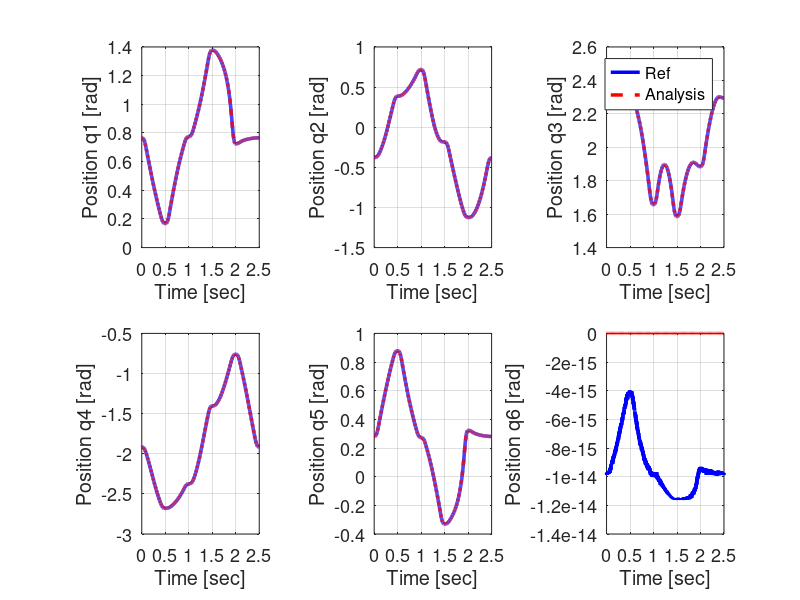
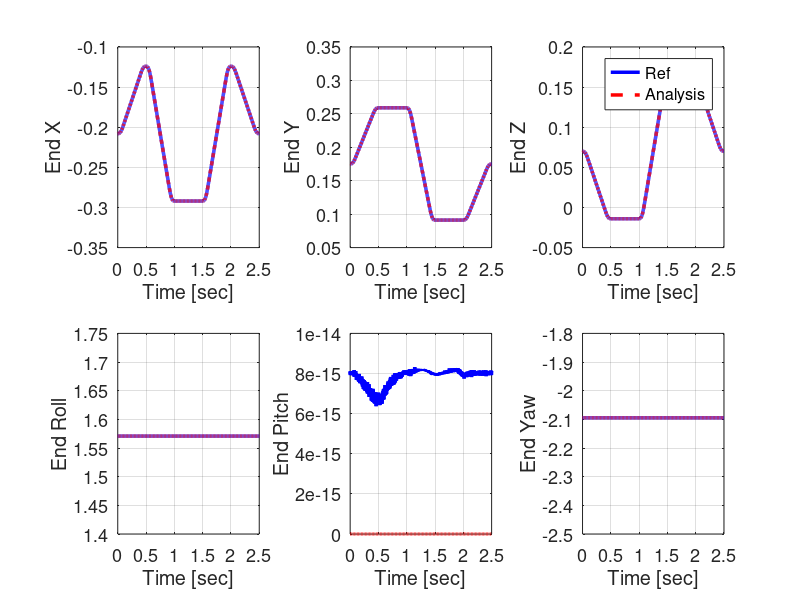
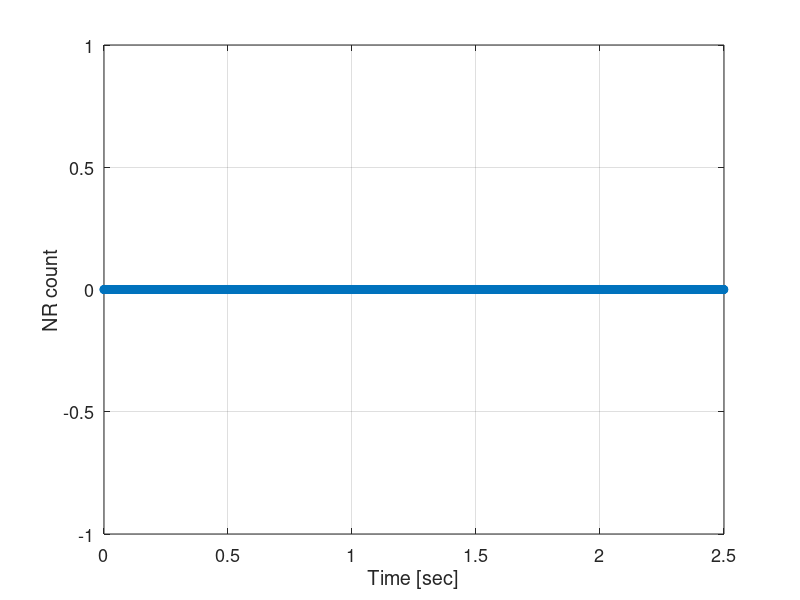

The MATLAB script that drew these images, in order:
clc; clear all; close all;

ref = load('evaluation_motion_recurdyn.txt');
data = load('evaluation_motion_cpp.txt');

ylabel_txt = {'End X','End Y','End Z','End Roll','End Pitch','End Yaw'};

% figure
% for i = 1 : 6
%     subplot(2,3,i)
%     set(gcf,'Color',[1,1,1])
%     plot(ref(:,2), ref(:,i + 2), 'b', 'LineWidth',2.5)
%     hold on
%     plot(data(:,1), data(:,i + 1), 'r--','LineWidth', 2.5)
%     grid on
%     xlabel('Time [sec]')
%     ylabel(sprintf('Position q%d [rad]', i))
%     if i == 3
%         legend('Ref','Analysis')
%     end
%     set(gca,'FontSize',13)
% end
% 
% figure
% for i = 1 : 6
%     subplot(2,3,i)
%     set(gcf,'Color',[1,1,1])
%     plot(ref(:,2), ref(:,i + 8), 'b', 'LineWidth',2.5)
%     hold on
%     plot(data(:,1), data(:,i + 7), 'r--','LineWidth', 2.5)
%     grid on
%     xlabel('Time [sec]')
%     ylabel(ylabel_txt{i})
%     if i == 3
%         legend('Ref','Analysis')
%     end
%     set(gca,'FontSize',13)
% end
% 
% figure
% set(gcf,'Color',[1,1,1])
% plot(data(:,1), data(:,end), 'o')
% grid on
% xlabel('Time [sec]')
% ylabel('NR count')
% set(gca,'FontSize',13)


ref = load('evaluation_dynamics_recurdyn.txt');
data = load('evaluation_dynamics_cpp.txt');

% figure
% for i = 1 : 6
%     subplot(2,3,i)
%     set(gcf,'Color',[1,1,1])
%     plot(ref(:,2), ref(:,i + 2), 'b', 'LineWidth',2.5)
%     hold on
%     plot(data(:,1), data(:,i + 1), 'r--','LineWidth', 2.5)
%     grid on
%     xlabel('Time [sec]')
%     ylabel(sprintf('Position q %d [rad]', i))
%     if i == 3
%         legend('Ref','Analysis')
%     end
%     set(gca,'FontSize',13)
% end
% 
% figure
% for i = 1 : 6
%     subplot(2,3,i)
%     set(gcf,'Color',[1,1,1])
%     plot(ref(:,2), ref(:,i + 8), 'b', 'LineWidth',2.5)
%     hold on
%     plot(data(:,1), data(:,i + 13), 'r--','LineWidth', 2.5)
%     grid on
%     xlabel('Time [sec]')
%     ylabel(sprintf('Position q dot %d [rad/s]', i))
%     if i == 3
%         legend('Ref','Analysis')
%     end
%     set(gca,'FontSize',13)
% end

% figure
% for i = 1 : 6
%     subplot(2,3,i)
%     set(gcf,'Color',[1,1,1])
%     plot(ref(:,2), ref(:,i + 14), 'b', 'LineWidth',2.5)
%     hold on
%     plot(data(:,1), data(:,i + 19), 'r--','LineWidth', 2.5)
%     grid on
%     xlabel('Time [sec]')
%     ylabel(sprintf('Position q ddot %d [rad/s^2]', i))
%     if i == 3
%         legend('Ref','Analysis')
%     end
%     set(gca,'FontSize',13)
% end

ref = load('evaluation_motion_path_generator_recurdyn.txt');
data = load('evaluation_motion_path_generator_cpp.txt');

figure
for i = 1 : 6
    subplot(2,3,i)
    set(gcf,'Color',[1,1,1])
    plot(ref(:,2), ref(:,i + 2), 'b', 'LineWidth',2.5)
    hold on
    plot(data(:,1), data(:,i + 1), 'r--','LineWidth', 2.5)
    grid on
    xlabel('Time [sec]')
    ylabel(sprintf('Position q%d [rad]', i))
    if i == 3
        legend('Ref','Analysis')
    end
    set(gca,'FontSize',13)
end

figure
for i = 1 : 6
    subplot(2,3,i)
    set(gcf,'Color',[1,1,1])
    plot(ref(:,2), ref(:,i + 8), 'b', 'LineWidth',2.5)
    hold on
    plot(data(:,1), data(:,i + 7), 'r--','LineWidth', 2.5)
    grid on
    xlabel('Time [sec]')
    ylabel(ylabel_txt{i})
    if i == 3
        legend('Ref','Analysis')
    end
    set(gca,'FontSize',13)
end

figure
set(gcf,'Color',[1,1,1])
plot(data(:,1), data(:,end), 'o')
grid on
xlabel('Time [sec]')
ylabel('NR count')
set(gca,'FontSize',13)
